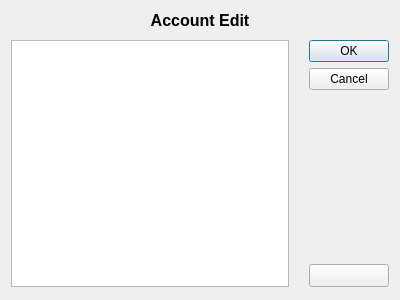
<?xml version="1.0" encoding="UTF-8"?>
<ui version="4.0">
 <class>AccountDialog</class>
 <widget class="QDialog" name="AccountDialog">
  <property name="geometry">
   <rect>
    <x>0</x>
    <y>0</y>
    <width>400</width>
    <height>300</height>
   </rect>
  </property>
  <property name="windowTitle">
   <string>Dialog</string>
  </property>
  <layout class="QGridLayout" name="gridLayout">
   <property name="bottomMargin">
    <number>13</number>
   </property>
   <property name="horizontalSpacing">
    <number>20</number>
   </property>
   <property name="verticalSpacing">
    <number>10</number>
   </property>
   <item row="1" column="0">
    <widget class="QListView" name="accountListView"/>
   </item>
   <item row="1" column="1">
    <layout class="QVBoxLayout" name="verticalLayout">
     <property name="spacing">
      <number>10</number>
     </property>
     <item>
      <widget class="QDialogButtonBox" name="buttonBox">
       <property name="sizePolicy">
        <sizepolicy hsizetype="Fixed" vsizetype="Minimum">
         <horstretch>0</horstretch>
         <verstretch>0</verstretch>
        </sizepolicy>
       </property>
       <property name="layoutDirection">
        <enum>Qt::LayoutDirection::RightToLeft</enum>
       </property>
       <property name="orientation">
        <enum>Qt::Orientation::Vertical</enum>
       </property>
       <property name="standardButtons">
        <set>QDialogButtonBox::StandardButton::Cancel|QDialogButtonBox::StandardButton::Ok</set>
       </property>
       <property name="centerButtons">
        <bool>false</bool>
       </property>
      </widget>
     </item>
     <item>
      <widget class="QToolButton" name="addAccountButton">
       <property name="sizePolicy">
        <sizepolicy hsizetype="Minimum" vsizetype="Fixed">
         <horstretch>0</horstretch>
         <verstretch>0</verstretch>
        </sizepolicy>
       </property>
       <property name="layoutDirection">
        <enum>Qt::LayoutDirection::LeftToRight</enum>
       </property>
       <property name="text">
        <string/>
       </property>
       <property name="icon">
        <iconset theme="QIcon::ThemeIcon::ListAdd"/>
       </property>
      </widget>
     </item>
    </layout>
   </item>
   <item row="0" column="0" colspan="2">
    <widget class="QLabel" name="label">
     <property name="font">
      <font>
       <pointsize>12</pointsize>
       <bold>true</bold>
      </font>
     </property>
     <property name="text">
      <string>Account Edit</string>
     </property>
     <property name="alignment">
      <set>Qt::AlignmentFlag::AlignCenter</set>
     </property>
    </widget>
   </item>
  </layout>
 </widget>
 <resources/>
 <connections>
  <connection>
   <sender>buttonBox</sender>
   <signal>accepted()</signal>
   <receiver>AccountDialog</receiver>
   <slot>accept()</slot>
   <hints>
    <hint type="sourcelabel">
     <x>248</x>
     <y>254</y>
    </hint>
    <hint type="destinationlabel">
     <x>157</x>
     <y>274</y>
    </hint>
   </hints>
  </connection>
  <connection>
   <sender>buttonBox</sender>
   <signal>rejected()</signal>
   <receiver>AccountDialog</receiver>
   <slot>reject()</slot>
   <hints>
    <hint type="sourcelabel">
     <x>316</x>
     <y>260</y>
    </hint>
    <hint type="destinationlabel">
     <x>286</x>
     <y>274</y>
    </hint>
   </hints>
  </connection>
 </connections>
</ui>
